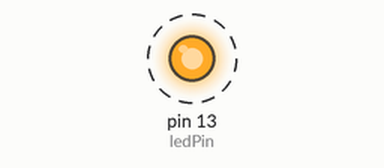
A sketch run on a simulated Arduino Uno, built with avr-gcc and run on an emulated ATmega328P. Shown: output pins drawn as LEDs (lit = HIGH). Dashed ring = blinking.

Above: at 0.5 s.
Timing chart, 0 to 4.6 s (numbered marks = the images above):
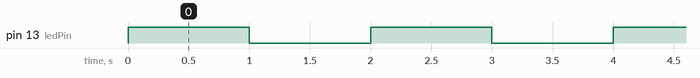

Measured:
- by itself, pin 13 (ledPin): alternates HIGH for 1.0 s and LOW for 1.0 s

The sketch:

parpadeo-led-boleana.ino
```cpp
int ledPin = 13;
bool encendido = false; // Estado inicial: apagado

void setup() {
  pinMode(ledPin, OUTPUT);
}

void loop() {
  encendido = !encendido; // Cambia el estado: si estaba en true, pasa a false y viceversa

  if (encendido) {
    digitalWrite(ledPin, HIGH); // Enciende
  } else {
    digitalWrite(ledPin, LOW);  // Apaga
  }

  delay(1000); // Espera 1 segundo
}
```
